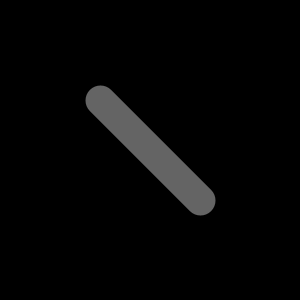
Frame 1 (no input)
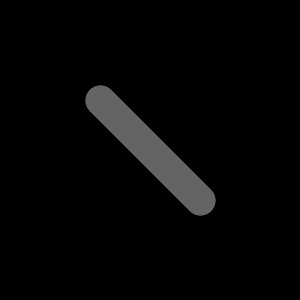
Frame 2 (the mouse pressed at the canvas centre, redrawn once)

The Processing sketch that drew these frames (run headless with seeded random() and noise(); the mouse was pressed at the canvas centre and the sketch redrawn once):

// Processing sketch: Drawing_a_line
// ── Drawing_a_line.pde
void setup(){
size(300,300);
background(0);
smooth();
noLoop();
}

void draw(){
strokeWeight(30);
stroke(100);
//  X, Y beginning point, X, Y ending point
line(100,100, 200, 200);
}
